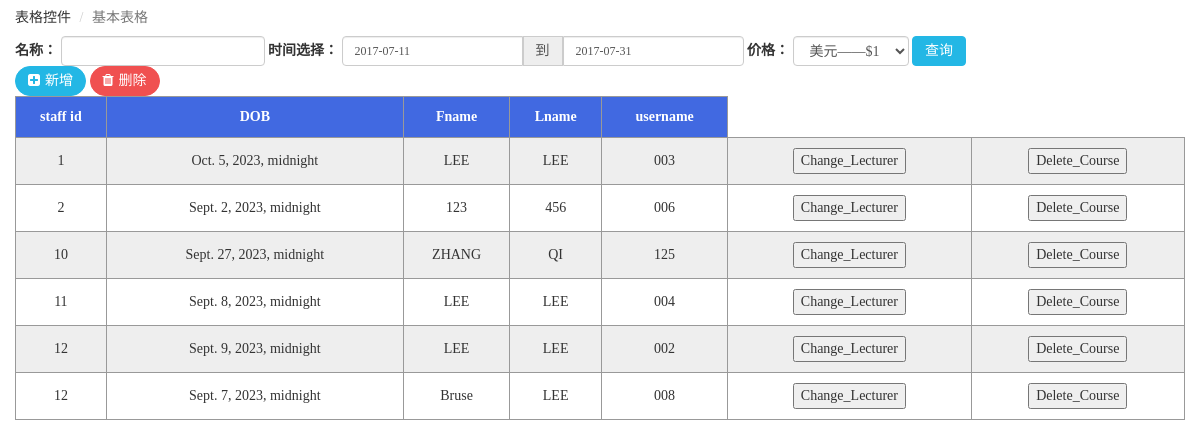
The page /select_lecturer/ (signed in) on the database its author committed.
### AttSystem/models.py (models this page shows)
class Lecturer(models.Model):
    staff_id = models.IntegerField()
    DOB = models.DateTimeField()
    user = models.OneToOneField(User, on_delete=models.SET_NULL,null=True)

### AttSystem/view_set/lecturer_view.py (the view)
# urls.py: path('select_lecturer/', lecturer_view.select_lecturer, name='select_lecturer'),
@login_required
@permission_required('AttSystem.view_lecturer', raise_exception=True)
def select_lecturer(request):
    if request.method == 'GET':
        l = Lecturer.objects.all()
        return render(request, 'select_lecturer.html', {"mylecturer":l})

### templates/select_lecturer.html (shortened to what this page needs)
<!DOCTYPE html>
<html lang="en">
<head>
    <link rel="stylesheet" href="../static/css/bootstrap.css">
    <link rel="stylesheet" href="../static/css/animate.css">
    <link rel="stylesheet" href="../static/css/font-awesome.min.css">
    <link rel="stylesheet" href="../static/css/plugins/nprogress/nprogress.css">
    <link rel="stylesheet" href="../static/css/plugins/metisMenu/metisMenu.css">
    <link rel="stylesheet" href="../static/css/style.css">
</head>
<body class="">
    <ol class="breadcrumb">
        <li>表格控件</li>
        <li class="active">基本表格</li>
    </ol>
    <div class="content">
        <div class="row">
            <div class="col-sm-12">
                <form class="form-inline">
                    <div class="form-group">
                        <label for="name1" class="control-label">名称：</label>
                        <input type="text" class="form-control" id="name1">
                    </div>
                    <div class="form-group">
                        <label class="control-label">时间选择：</label>
                        <div class="input-daterange input-group" id="datepicker">
                            <input type="text" class="input-sm form-control" name="start" value="2017-07-11" />
                            <span class="input-group-addon">到</span>
                            <input type="text" class="input-sm form-control" name="end" value="2017-07-31" />
                        </div>
                    </div>
                    <div class="form-group">
                        <label for="time" class="control-label">价格：</label>
                        <select class="form-control">
                            <option>美元——$1</option>
                        </select>
                    </div>
                    <button class="btn btn-info">查询</button>
                </form>
                <div class=" hidden-xs" id="exampleTableEventsToolbar" role="group">
                    <button id="newForm" data-toggle="modal" type="button" class="btn btn-info">
                                        <i class="fa fa-plus-square" aria-hidden="true"></i>新增
                                    </button>
                    <button id="delete" type="button" class="btn btn-danger">
                                        <i class="fa fa-trash" aria-hidden="true"></i>删除
                                    </button>
                </div>
                <table id="table" class="animated fadeInRight" data-row-style="rowStyle" data-mobile-responsive="true">
                                    <thead style="text-align: center" >
                                    <tr>
                                        <th style="margin-right: 10px">staff id</th>
                                        <th>DOB</th>
                                        <th>Fname</th>
                                        <th>Lname</th>
                                        <th>username</th>
                                    </tr>
                                    </thead>
                                    <tbody>
                                    {% for l in mylecturer %}
                                    <tr>
                                        <td>{{ l.staff_id }}</td>
                                        <td>{{ l.DOB }}</td>
                                        <td>{{ l.user.first_name }}</td>
                                        <td>{{ l.user.last_name }}</td>
                                        <td>{{ l.user.username }}</td>
                                        <td><button onclick="window.location.href='{% url 'change_lecturer' %}?id={{ l.id }}'">Change_Lecturer</button></td>
                                        <td><button onclick="deleteCourse({{ c.id }})">Delete_Course</button></td>
                                    </tr>
                                    {% endfor %}
                                    </tbody>
                </table>
            </div>
        </div>
    </div>
</body>
</html>

### static/css/style.css (style rules this page uses)
html, body { height: 100%; overflow-x: hidden; font-family: Microsoft YaHei; }
body { margin: 0; }
.row { margin-right: 0; margin-left: 0; }
.btn>i { margin-right: 5px; }
.btn { padding: 4px 12px; }
.hidden-xs .btn { border-radius: 30px; }
.btn-info { color: #ffffff !important; background-color: #23b7e5; border-color: #23b7e5; }
.btn-danger { color: #ffffff !important; background-color: #f05050; border-color: #f05050; }
table { width: 100%; border-collapse: collapse; overflow: auto; }
th,td { border: 1px solid #999; text-align: center; padding: 10px 0; }
table thead tr { background-color: #4169E1; color: #fff; }
table tbody tr:nth-child(odd) { background-color: #eee; }
.form-control { height: 30px; padding: 3px 12px; }
.input-daterange input:first-child { border-radius: 4px 0 0 4px; }
.input-daterange input:last-child { border-radius: 0 4px 4px 0; }
.breadcrumb { background-color: #fff; margin-bottom: 0; }

### rows shown on the page
Lecturer: staff_id "1", DOB "Oct. 5, 2023, midnight", user.first_name "LEE", user.last_name "LEE", user.username "003"
Lecturer: staff_id "2", DOB "Sept. 2, 2023, midnight", user.first_name "123", user.last_name "456", user.username "006"
Lecturer: staff_id "10", DOB "Sept. 27, 2023, midnight", user.first_name "ZHANG", user.last_name "QI", user.username "125"
Lecturer: staff_id "11", DOB "Sept. 8, 2023, midnight", user.first_name "LEE", user.last_name "LEE", user.username "004"
Lecturer: staff_id "12", DOB "Sept. 9, 2023, midnight", user.first_name "LEE", user.last_name "LEE", user.username "002"
Lecturer: staff_id "12", DOB "Sept. 7, 2023, midnight", user.first_name "Bruse", user.last_name "LEE", user.username "008"
